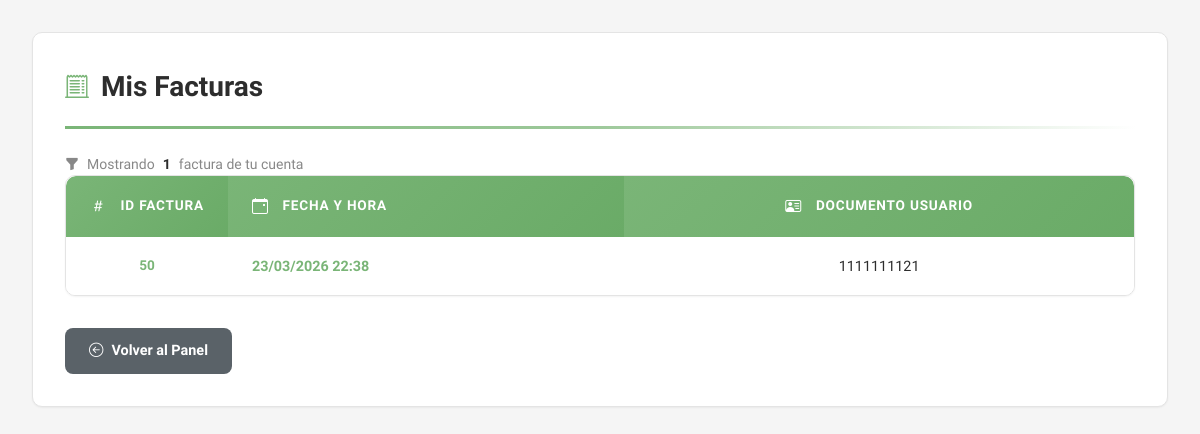
The page /miscelaneabauty/index.php?action=misFacturas (signed in) on the database its author committed.
### tables this page shows
CREATE TABLE `factura` (
  `idfactura` int(11) NOT NULL,
  `fechayhora` datetime DEFAULT NULL,
  `numerodocumen` int(11) NOT NULL
);

### miscelaneabauty/controllers/facturaController.php (called while the page is built, shortened)
<?php
require_once "./model/facturaModel.php";
require_once "./config/database.php";
class facturaController
{
    private $facturaModel;
    public function __construct()
    {
        $database = new Database();
        $this->db = $database->getConnection();
        $this->facturaModel = new FacturaModel($this->db);
    }
   public function listFacturaByUsuario($numerodocumen) {
    return $this->facturaModel->getFactura($numerodocumen);
}
}

### miscelaneabauty/config/database.php (called while the page is built, shortened)
<?php
class Database
{
    private $host     = "localhost";
    private $db_name  = "u243468983_miselanea";
    private $username = "u243468983_miselanea";
    private $password = "42018400Miselanea";
    public function getConnection(): PDO
    {
        $this->conn = null;
        try {
            $this->conn = new PDO(
                "mysql:host=" . $this->host . ";dbname=" . $this->db_name . ";charset=utf8",
                $this->username,
                $this->password
            );
            $this->conn->setAttribute(PDO::ATTR_ERRMODE, PDO::ERRMODE_EXCEPTION);
        } catch (PDOException $exception) {
            error_log("Error de conexión: " . $exception->getMessage());
            header('Content-Type: application/json');
            die(json_encode(['ok' => false, 'msg' => 'Error de conexión a la base de datos']));
            exit;
        }
        return $this->conn;
    }
}

### miscelaneabauty/model/facturaModel.php (called while the page is built, shortened)
<?php
class facturaModel{
    private $conn;
    private $table = "factura";
    public function __construct($db)
    {
        $this->conn = $db;
    }
    public function getFactura($numerodocumen)
    {
        $query = "SELECT * FROM " . $this->table . " WHERE numerodocumen LIKE ?";
        $stmt = $this->conn->prepare($query);
        $stmt->execute(["%" . $numerodocumen . "%"]);
        return $stmt->fetchAll(PDO::FETCH_ASSOC);
    }
}

### miscelaneabauty/views/listFactura.php (the view, shortened to what this page needs)
<!DOCTYPE html>
<html lang="es">
<head>
    <link href="https://cdn.jsdelivr.net/npm/bootstrap-icons/font/bootstrap-icons.css" rel="stylesheet">
    <link rel="stylesheet" href="./views/vformularios.css?v=<?= time(); ?>">
</head>
<body>
<div class="container">
    <div class="results-section fade-in">
        <h3><i class="bi bi-receipt-cutoff"></i>
            <?= $_SESSION["idrol"] == 1 ? 'Buscar Facturas' : 'Mis Facturas' ?>
        </h3>
        <?php if ($_SESSION["idrol"] == 1): ?>
        <div class="search-container">
            <form action="index.php?action=listFactura" method="GET" class="search-form">
                <input type="hidden" name="action" value="listFactura">
                <div class="search-input-wrapper">
                    <i class="bi bi-search"></i>
                    <input
                        type="text"
                        name="idusuario"
                        id="searchInput"
                        placeholder="Buscar por número de documento del usuario..."
                        value="<?= htmlspecialchars($_GET['idusuario'] ?? ''); ?>"
                        class="search-input"
                    >
                    <?php if (isset($_GET['idusuario']) && !empty($_GET['idusuario'])): ?>
                        <a href="index.php?action=listFactura" class="clear-search" title="Limpiar búsqueda">
                            <i class="bi bi-x-circle-fill"></i>
                        </a>
                    <?php endif; ?>
                </div>
                <button type="submit" class="btn-search">
                    <i class="bi bi-search"></i> Buscar
                </button>
            </form>
            <?php if (isset($_GET['idusuario']) && !empty($_GET['idusuario'])): ?>
                <div class="search-results-info">
                    <i class="bi bi-funnel-fill"></i>
                    Filtrando por documento: <strong><?= htmlspecialchars($_GET['idusuario']); ?></strong>
                    <?php if (isset($factura)): ?>
                        (<?= count($factura); ?> resultado<?= count($factura) != 1 ? 's' : ''; ?>)
                    <?php endif; ?>
                </div>
            <?php endif; ?>
        </div>
        <?php else: ?>
            <div class="search-results-info">
                <i class="bi bi-funnel-fill"></i>
                Mostrando <strong><?= isset($factura) ? count($factura) : 0 ?></strong>
                factura<?= (isset($factura) && count($factura) != 1) ? 's' : '' ?> de tu cuenta
            </div>
        <?php endif; ?>
        <?php if (isset($factura) && count($factura) > 0): ?>
            <div class="table-wrapper">
                <table>
                    <thead>
                        <tr>
                            <th><i class="bi bi-hash"></i> ID Factura</th>
                            <th><i class="bi bi-calendar-event"></i> Fecha y Hora</th>
                            <th><i class="bi bi-person-vcard"></i> Documento Usuario</th>
                        </tr>
                    </thead>
                    <tbody>
                        <?php foreach ($factura as $fact): ?>
                            <tr>
                                <td><strong><?= htmlspecialchars($fact["idfactura"]); ?></strong></td>
                                <td><?= htmlspecialchars(date('d/m/Y H:i', strtotime($fact["fechayhora"]))); ?></td>
                                <td><?= htmlspecialchars($fact["numerodocumen"]); ?></td>
                            </tr>
                        <?php endforeach; ?>
                    </tbody>
                </table>
            </div>
        <?php endif; ?>
        <div class="button-group" style="margin-top: 2rem;">
            <a href="index.php?action=<?= $_SESSION['idrol'] == 1 ? 'dashBoard' : 'dashBoardu' ?>" class="btn btn-back">
                <i class="bi bi-arrow-left-circle"></i> Volver al Panel
            </a>
        </div>
    </div>
</div>
</body>
</html>

### miscelaneabauty/views/vformularios.css (style rules this page uses)
:root { --green: #9ec99b; --green-dark: #7ab577; --green-light: #eef7ed; --text: #2d2d2d; --text-muted: #888; --border: #e4e4e4; --white: #fff; --bg: #f5f5f5; --blue: #5b7cfa; --radius: 10px; --shadow-sm: 0 1px 2px rgba(0, 0, 0, 0.05); --shadow-md: 0 4px 6px rgba(0, 0, 0, 0.07); }
* { margin: 0; padding: 0; box-sizing: border-box; }
body { font-family: 'Urbanist', sans-serif; background: var(--bg); color: var(--text); line-height: 1.6; }
.container { max-width: 1400px; margin: 0 auto; padding: 2rem; }
.results-section { background: var(--white); border-radius: var(--radius); padding: 2rem; border: 1px solid var(--border); box-shadow: var(--shadow-sm); }
.results-section h3 { font-size: 1.75rem; font-weight: 700; color: var(--text); margin-bottom: 1.5rem; padding-bottom: 1rem; border-bottom: 3px solid transparent; border-image: linear-gradient(90deg, var(--green-dark) 0%, var(--green) 50%, transparent 100%); border-image-slice: 1; display: flex; align-items: center; gap: 0.75rem; }
.results-section h3 i { color: var(--green-dark); font-size: 1.5rem; }
.search-results-info { margin-top: 0.875rem; font-size: 0.875rem; color: var(--text-muted); display: flex; align-items: center; gap: 0.5rem; }
.search-results-info strong { color: var(--text); }
.table-wrapper { overflow-x: auto; overflow-y: auto; border-radius: var(--radius); border: 1px solid var(--border); max-height: calc(100vh - 300px); margin-bottom: 1.5rem; box-shadow: var(--shadow-sm); }
table { width: 100%; border-collapse: collapse; background: white; min-width: 900px; }
table thead { position: sticky; top: 0; z-index: 10; }
table thead th { padding: 1.1rem 1.5rem; text-align: left; font-weight: 700; font-size: 0.85rem; color: white; text-transform: uppercase; letter-spacing: 0.8px; background: linear-gradient(135deg, var(--green-dark) 0%, #6aab67 100%); white-space: nowrap; border-bottom: none; box-shadow: 0 2px 4px rgba(0, 0, 0, 0.1); }
table thead th:last-child { text-align: center; }
table thead th:first-child { border-top-left-radius: var(--radius); width: 80px; text-align: center; }
table thead th:last-child { border-top-right-radius: var(--radius); }
table thead th i { margin-right: 0.6rem; opacity: 1; font-size: 1rem; vertical-align: middle; }
table tbody tr { border-bottom: 1px solid var(--border); transition: all 0.15s ease; }
table tbody tr:last-child { border-bottom: none; }
table tbody td { padding: 1.1rem 1.5rem; font-size: 0.9rem; color: var(--text); vertical-align: middle; }
table tbody td:last-child { text-align: center; }
table tbody td:first-child { font-weight: 600; color: var(--text-muted); font-size: 0.85rem; width: 80px; text-align: center; }
table tbody td:nth-child(2) { font-weight: 600; color: var(--green-dark); }
table tbody td strong { font-weight: 700; color: var(--green-dark); }
.button-group { display: flex; gap: 0.75rem; margin-top: 1.5rem; flex-wrap: wrap; }
.btn, .btn-back { display: inline-flex; align-items: center; justify-content: center; gap: 0.5rem; padding: 0.7rem 1.5rem; border-radius: 8px; font-size: 0.9rem; font-weight: 600; text-decoration: none; cursor: pointer; border: none; font-family: inherit; transition: all 0.2s ease; min-width: 140px; }
.btn-back { background: #5a6268; color: white; }
.results-section { animation: fadeIn 0.3s ease; }

### rows shown on the page
factura: idfactura "50", fechayhora "23/03/2026 22:38", numerodocumen "1111111121"

### other values the page prints
count($factura) "1"
